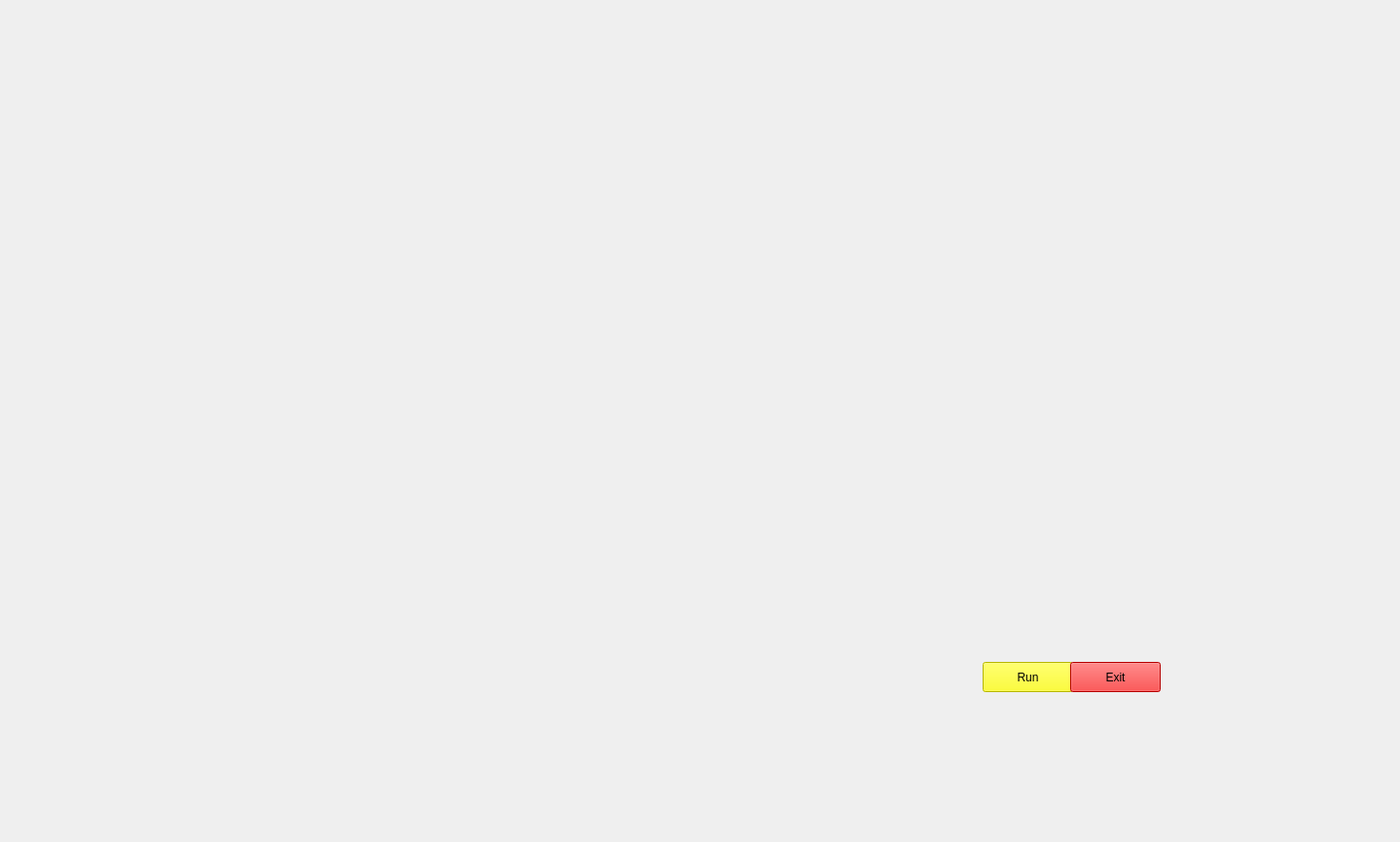
<?xml version="1.0" encoding="UTF-8"?>
<ui version="4.0">
 <class>Form</class>
 <widget class="QWidget" name="Form">
  <property name="geometry">
   <rect>
    <x>0</x>
    <y>0</y>
    <width>1439</width>
    <height>865</height>
   </rect>
  </property>
  <property name="windowTitle">
   <string>Form</string>
  </property>
  <widget class="QTextBrowser" name="textBrowser_2">
   <property name="geometry">
    <rect>
     <x>1070</x>
     <y>30</y>
     <width>281</width>
     <height>61</height>
    </rect>
   </property>
   <property name="styleSheet">
    <string notr="true">background:transparent;
border-radius :none;</string>
   </property>
  </widget>
  <widget class="QLabel" name="label">
   <property name="geometry">
    <rect>
     <x>0</x>
     <y>0</y>
     <width>1441</width>
     <height>861</height>
    </rect>
   </property>
   <property name="text">
    <string/>
   </property>
   <property name="pixmap">
    <pixmap resource="rec.qrc">:/gifs/lib/pixellabjarvis.jpg</pixmap>
   </property>
   <property name="scaledContents">
    <bool>true</bool>
   </property>
  </widget>
  <widget class="QPushButton" name="pushButton_">
   <property name="geometry">
    <rect>
     <x>1010</x>
     <y>680</y>
     <width>93</width>
     <height>31</height>
    </rect>
   </property>
   <property name="styleSheet">
    <string notr="true">background-color:rgb(255, 255, 0) ;
font: 75 16pt &quot;Nirmala UI&quot;;
</string>
   </property>
   <property name="text">
    <string>Run</string>
   </property>
  </widget>
  <widget class="QPushButton" name="pushButton_2">
   <property name="geometry">
    <rect>
     <x>1100</x>
     <y>680</y>
     <width>93</width>
     <height>31</height>
    </rect>
   </property>
   <property name="styleSheet">
    <string notr="true">background-color:rgb(255, 0, 0);
font: 75 16pt &quot;Nirmala UI&quot;;</string>
   </property>
   <property name="text">
    <string>Exit</string>
   </property>
  </widget>
  <widget class="QLabel" name="label_3">
   <property name="geometry">
    <rect>
     <x>590</x>
     <y>80</y>
     <width>281</width>
     <height>91</height>
    </rect>
   </property>
   <property name="text">
    <string/>
   </property>
   <property name="pixmap">
    <pixmap resource="rec.qrc">:/gifs/lib/neon_colour.gif</pixmap>
   </property>
   <property name="scaledContents">
    <bool>true</bool>
   </property>
  </widget>
  <widget class="QLabel" name="label_4">
   <property name="geometry">
    <rect>
     <x>1100</x>
     <y>80</y>
     <width>281</width>
     <height>101</height>
    </rect>
   </property>
   <property name="text">
    <string/>
   </property>
   <property name="pixmap">
    <pixmap resource="rec.qrc">:/gifs/lib/blue rotating bg.gif</pixmap>
   </property>
   <property name="scaledContents">
    <bool>true</bool>
   </property>
  </widget>
  <widget class="QLabel" name="label_5">
   <property name="geometry">
    <rect>
     <x>1050</x>
     <y>210</y>
     <width>301</width>
     <height>411</height>
    </rect>
   </property>
   <property name="text">
    <string/>
   </property>
   <property name="pixmap">
    <pixmap resource="rec.qrc">:/gifs/lib/hologram.gif</pixmap>
   </property>
   <property name="scaledContents">
    <bool>true</bool>
   </property>
  </widget>
  <widget class="QLabel" name="label_2">
   <property name="geometry">
    <rect>
     <x>70</x>
     <y>80</y>
     <width>281</width>
     <height>101</height>
    </rect>
   </property>
   <property name="text">
    <string/>
   </property>
   <property name="pixmap">
    <pixmap resource="rec.qrc">:/gifs/lib/blue rotating bg.gif</pixmap>
   </property>
   <property name="scaledContents">
    <bool>true</bool>
   </property>
  </widget>
  <widget class="QLabel" name="label_6">
   <property name="geometry">
    <rect>
     <x>520</x>
     <y>350</y>
     <width>431</width>
     <height>261</height>
    </rect>
   </property>
   <property name="text">
    <string/>
   </property>
   <property name="pixmap">
    <pixmap resource="rec.qrc">:/gifs/lib/Iron_Template_1.gif</pixmap>
   </property>
   <property name="scaledContents">
    <bool>true</bool>
   </property>
  </widget>
  <widget class="QLabel" name="label_7">
   <property name="geometry">
    <rect>
     <x>70</x>
     <y>250</y>
     <width>391</width>
     <height>181</height>
    </rect>
   </property>
   <property name="text">
    <string/>
   </property>
   <property name="pixmap">
    <pixmap resource="rec.qrc">:/gifs/lib/After Effects Loading Screen(720P_HD).gif</pixmap>
   </property>
   <property name="scaledContents">
    <bool>true</bool>
   </property>
  </widget>
  <widget class="QLabel" name="label_8">
   <property name="geometry">
    <rect>
     <x>80</x>
     <y>550</y>
     <width>301</width>
     <height>201</height>
    </rect>
   </property>
   <property name="text">
    <string/>
   </property>
   <property name="pixmap">
    <pixmap resource="rec.qrc">:/gifs/lib/Earth_Template.gif</pixmap>
   </property>
  </widget>
 </widget>
 <resources>
  <include location="rec.qrc"/>
 </resources>
 <connections/>
</ui>
